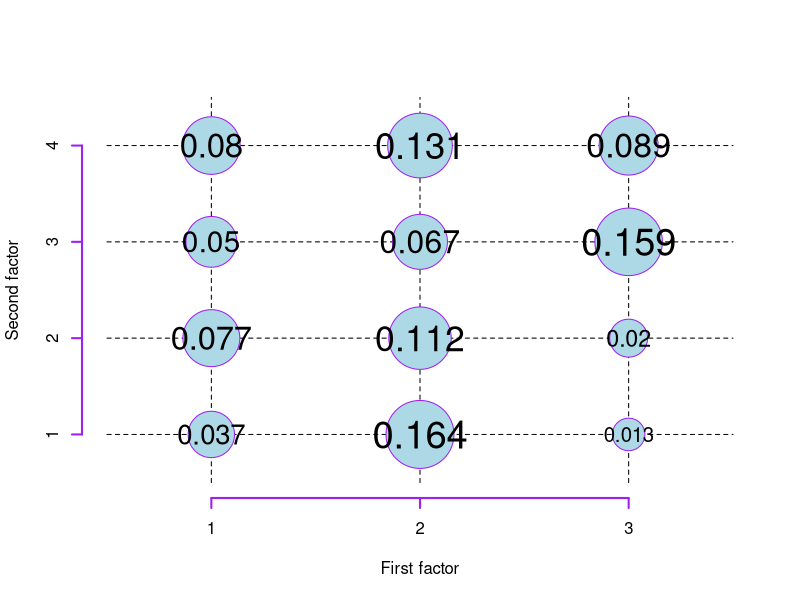

R code for this plot:
# Visualize a contingency table


plotTable <- function(Table, r=max(Table)/100, t=1, showLines=TRUE, freq=TRUE, ...){
  rnames <- rownames(Table)
  Table <- lapply(nrow(Table):1, function(ii) Table[ii,])
  Table <- do.call(rbind, Table)
  rownames(Table) <- rev(rnames)
  
  nCol <- ifelse(is.na(ncol(Table)), 1, ncol(Table))
  nRow <- ifelse(is.na(nrow(Table)), 1, nrow(Table))
  argNames <-names(as.list(match.call()))
  axisNames <- names(attr(Table, "dimnames"))
  
  plot(c(0.5, nCol+.5), c(0.5, nRow+.5), type='n', axes=FALSE, ...)
  
  if(showLines){
    segments(x0 = seq(1, nCol), y0 = rep(0.5, nCol), y1 = rep(nRow+0.5, nCol), lty = 2)
    segments(x0 = rep(0.5, nRow), x1 = rep(nCol+0.5, nCol), y0 = seq(1, nRow), lty = 2)
  }
  axis(1, at = seq(1, nCol), labels = colnames(Table), lwd = 2, ...)
  axis(2, at = seq(nRow, 1), labels = rownames(Table), lwd = 2, ...)
  
  for(i in 1:nRow){
    y = Table[i,]
    if(freq){
      p = y
      Cex = ifelse(y != 0, log10(1+p*2)*t, 0)
    }
    else{
      p = round(y/sum(Table), 3)
      Cex = ifelse(y != 0, log10(1+y*2)*t, 0)
    }
    R <- ifelse(y != 0, log10(1+y)*r/(nRow*nCol), NA)
    symbols(seq(1, length(y)), rep(nRow - i + 1, length(y)),
            circles = R,
            inches = FALSE, add = TRUE, ...)
    text(seq(1, length(y)), rep(nRow - i + 1, length(y)),
         labels = ifelse(y != 0, round(p, 3), NA),
         cex = Cex)
  }
}

# Example
set.seed(1245)
X <- matrix(sample(1:100, 12), 4, 3)
plotTable(X, bg="lightblue", fg="purple", freq=FALSE, xlab="First factor", ylab="Second factor")
